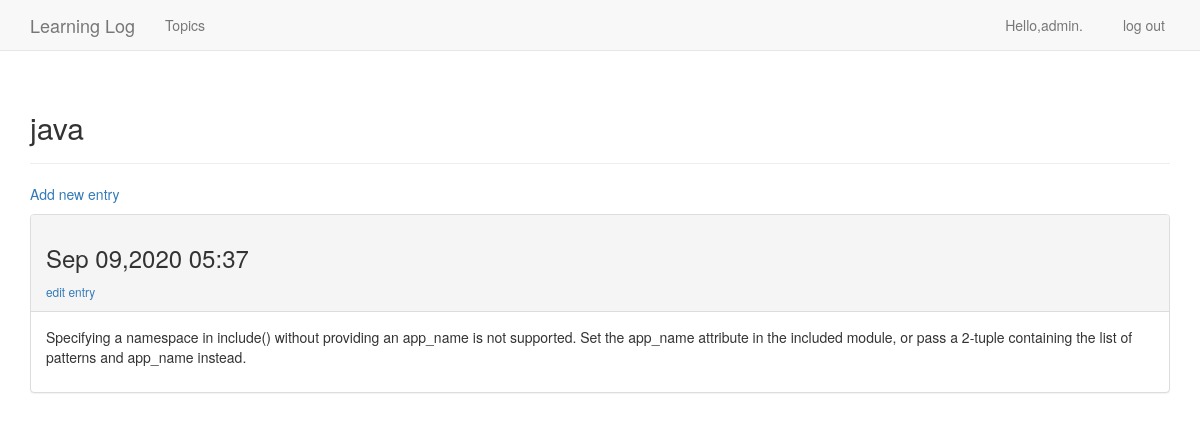
/learning_logs/topics/2/ (signed in), run on the app's committed database.
### learning_logs/models.py (models this page shows, shortened)
class Topic(models.Model):
    text = models.CharField(max_length=200)
    date_added = models.DateTimeField(auto_now_add=True)
    owner = models.ForeignKey(User,on_delete=models.CASCADE)
    def __str__(self):
        return self.text

class Entry(models.Model):
    topic = models.ForeignKey(Topic,on_delete=models.CASCADE)
    text = models.TextField()
    date_added = models.DateTimeField(auto_now_add=True)
    class Meta:
        verbose_name_plural = 'entries'

### learning_logs/views.py (the view)
# urls.py: url(r'^topics/(?P<topic_id>\d+)/$',views.topic,name='topic'),
@login_required
def topic(request,topic_id):
    topic = Topic.objects.get(id=topic_id)
    if topic.owner != request.user:
        raise Http404
    entries = topic.entry_set.order_by('-date_added')
    context = {'topic':topic,'entries':entries}
    return render(request,'learning_logs/topic.html',context)

### templates/learning_logs/topic.html
 {% extends "learning_logs/base.html"%}
 {% load bootstrap4 %}
 {% block header %}
    <h2>{{ topic }}</h2>
 {% endblock header%}
 {% block content %}
     <p>
         <a href="{% url 'learning_logs:new_entry' topic.id %}">Add new entry</a>
     </p>
         {% for entry in entries%}
     <div class="panel panel-default">
         <div class="panel-heading">
             <h3>
                 {{ entry.date_added|date:'M d,Y H:i' }}
             </h3>
             <small>
                 <a href="{% url 'learning_logs:edit_entry' entry.id %}"> edit entry </a>
             </small>
         </div>
         <div class="panel-body">
             {{ entry.text|linebreaks }}
         </div>
     </div>
         {% empty%}
         There are no entries for Topic yet.
         {% endfor %}
 {% endblock content %}

### templates/learning_logs/base.html (shortened to what this page needs)
{% load bootstrap4 %}
<!DOCTYPE html>
<html lang="en">
<head>
    <link rel="stylesheet" href="https://cdn.staticfile.org/twitter-bootstrap/3.3.7/css/bootstrap.min.css">
</head>
<body>
    <nav class="navbar navbar-default navbar-static-top" role="navigation">
        <div class="container-fluid">
        <div class="container">
            <div class="navbar-header">
                <a class="navbar-brand" href="{% url 'learning_logs:index'%}">
                    Learning Log</a>
            </div>
            <div id="navbar" class="collapse navbar-collapse">
                <ul class="nav navbar-nav">
                    <li><a href="{% url 'learning_logs:topics' %}">Topics</a></li>
                </ul>
                <ul class="nav navbar-nav navbar-right list-inline">
                    {% if user.is_authenticated %}
                    <li><a>Hello,{{ user.username }}. </a></li>
                    <li><a href="{% url 'users:logout' %}"> log out</a></li>
                    {% else %}
                     <li><a href="{% url 'users:login' %}"> log in </a></li>
                     <li><a href="{% url 'users:register' %}"> register </a></li>
                    {% endif %}
                </ul>
            </div>
        </div>
        </div>
    </nav>
<div class="container">
     <div class="page-header">
        {% block header %}{% endblock header %}
    </div>
    <div>{% block content %} {% endblock content %}</div>
</div>
</body>
</html>

### data on the page
Topic: text "java"
Entry: date_added "Sep 09,2020 05:37", text "Specifying a namespace in include() without providing an app_name is not supported. Set the app_name attribute in the included module, or pass a 2-tuple containing the list of patterns and app_name instead."

### other printed values
{{ user.username }} "admin"
